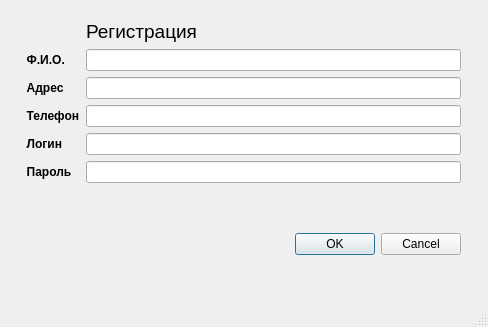
<?xml version="1.0" encoding="UTF-8"?>
<ui version="4.0">
 <class>Registration</class>
 <widget class="QMainWindow" name="Registration">
  <property name="geometry">
   <rect>
    <x>0</x>
    <y>0</y>
    <width>488</width>
    <height>327</height>
   </rect>
  </property>
  <property name="windowTitle">
   <string>MainWindow</string>
  </property>
  <widget class="QWidget" name="centralwidget">
   <widget class="QWidget" name="">
    <property name="geometry">
     <rect>
      <x>20</x>
      <y>20</y>
      <width>441</width>
      <height>235</height>
     </rect>
    </property>
    <layout class="QGridLayout" name="gridLayout">
     <item row="2" column="0">
      <widget class="QDialogButtonBox" name="buttonBox">
       <property name="standardButtons">
        <set>QDialogButtonBox::Cancel|QDialogButtonBox::Ok</set>
       </property>
      </widget>
     </item>
     <item row="1" column="0">
      <layout class="QFormLayout" name="formLayout">
       <item row="0" column="1">
        <widget class="QLabel" name="label">
         <property name="font">
          <font>
           <pointsize>14</pointsize>
           <weight>50</weight>
           <bold>false</bold>
          </font>
         </property>
         <property name="text">
          <string>Регистрация</string>
         </property>
        </widget>
       </item>
       <item row="2" column="0">
        <widget class="QLabel" name="label_5">
         <property name="font">
          <font>
           <weight>75</weight>
           <bold>true</bold>
          </font>
         </property>
         <property name="text">
          <string>  Ф.И.О.</string>
         </property>
        </widget>
       </item>
       <item row="2" column="1">
        <widget class="QLineEdit" name="lineEdit_3"/>
       </item>
       <item row="3" column="0">
        <widget class="QLabel" name="label_7">
         <property name="font">
          <font>
           <weight>75</weight>
           <bold>true</bold>
          </font>
         </property>
         <property name="text">
          <string>  Адрес</string>
         </property>
        </widget>
       </item>
       <item row="3" column="1">
        <widget class="QLineEdit" name="lineEdit_4"/>
       </item>
       <item row="4" column="0">
        <widget class="QLabel" name="label_6">
         <property name="font">
          <font>
           <weight>75</weight>
           <bold>true</bold>
          </font>
         </property>
         <property name="text">
          <string>  Телефон</string>
         </property>
        </widget>
       </item>
       <item row="4" column="1">
        <widget class="QLineEdit" name="lineEdit_5"/>
       </item>
       <item row="5" column="0">
        <widget class="QLabel" name="label_4">
         <property name="font">
          <font>
           <weight>75</weight>
           <bold>true</bold>
          </font>
         </property>
         <property name="text">
          <string>  Логин</string>
         </property>
        </widget>
       </item>
       <item row="5" column="1">
        <widget class="QLineEdit" name="lineEdit_6"/>
       </item>
       <item row="6" column="0">
        <widget class="QLabel" name="label_3">
         <property name="font">
          <font>
           <weight>75</weight>
           <bold>true</bold>
          </font>
         </property>
         <property name="text">
          <string>  Пароль</string>
         </property>
        </widget>
       </item>
       <item row="6" column="1">
        <widget class="QLineEdit" name="lineEdit_7"/>
       </item>
      </layout>
     </item>
    </layout>
   </widget>
  </widget>
  <widget class="QMenuBar" name="menubar">
   <property name="geometry">
    <rect>
     <x>0</x>
     <y>0</y>
     <width>488</width>
     <height>26</height>
    </rect>
   </property>
  </widget>
  <widget class="QStatusBar" name="statusbar"/>
 </widget>
 <resources/>
 <connections/>
</ui>
